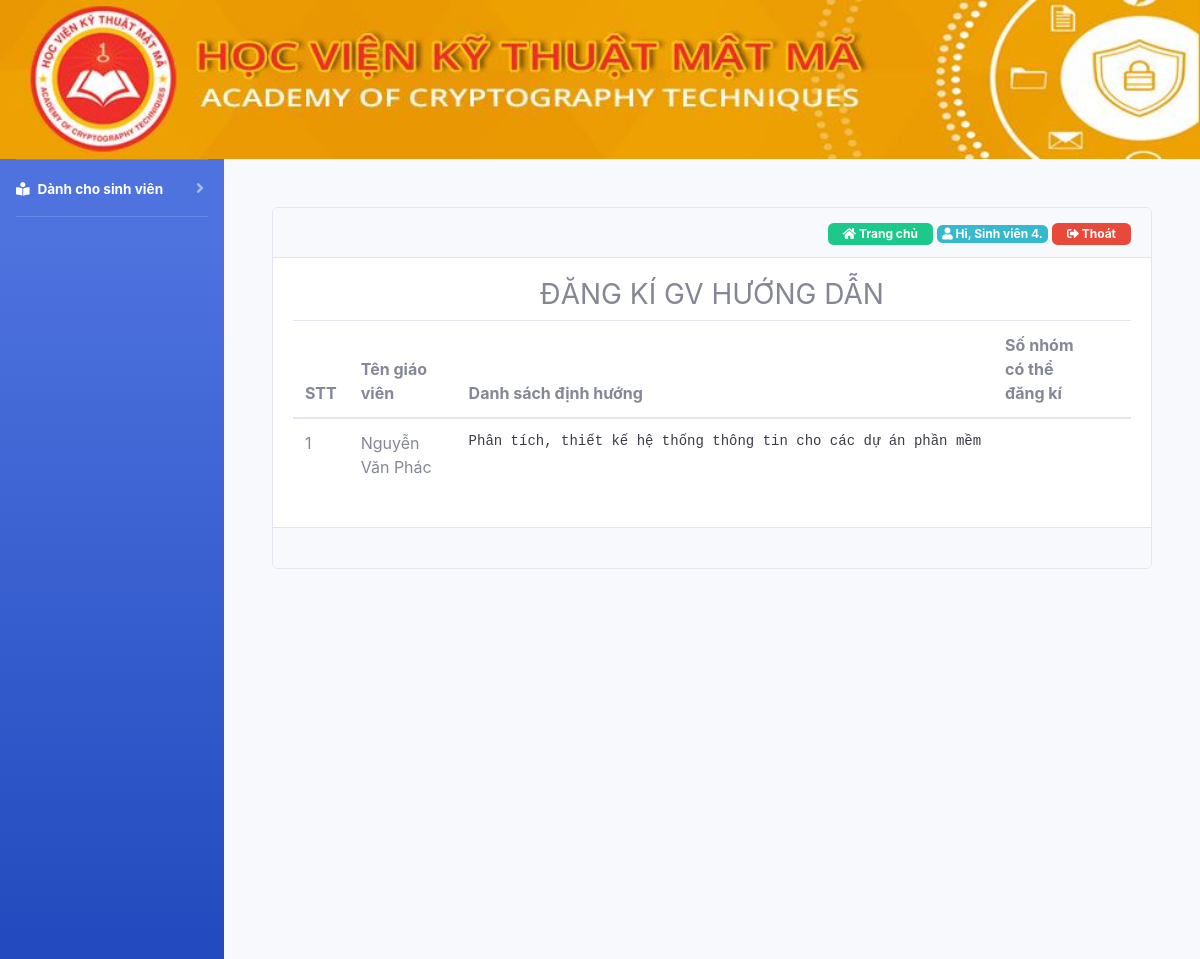
The app's page /dk-gvhuongdan.php (signed in), older data.
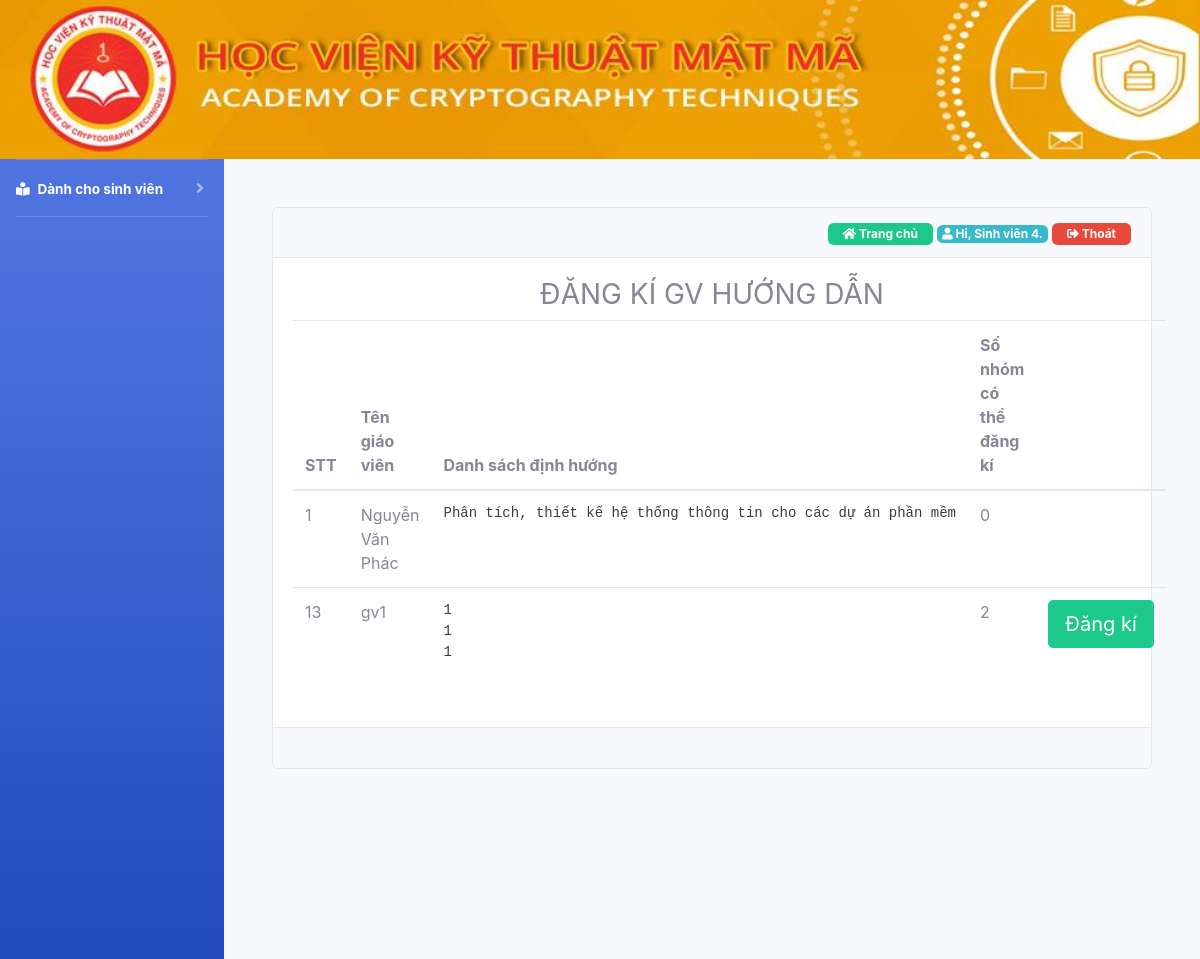
The same page, newer data.
### tables this page shows
CREATE TABLE `user` (
  `id` int(11) NOT NULL,
  `username` text NOT NULL,
  `password` text NOT NULL,
  `fullname` text NOT NULL,
  `phone` int(11) NOT NULL,
  `email` text NOT NULL,
  `permission` text NOT NULL
);

CREATE TABLE `dinhhuong` (
  `id` int(11) NOT NULL,
  `tengv` text NOT NULL,
  `dinhhuong1` text NOT NULL
);

CREATE TABLE `dkgiaovien` (
  `id` int(11) NOT NULL,
  `teacher` text NOT NULL,
  `slot` int(10) NOT NULL,
  `groupsv` text NOT NULL
);

### dk-gvhuongdan.php (the view, shortened to what this page needs)
<!DOCTYPE html>
<html>
<head>
    <?php require_once('filecss.php') ?>
</head>
<body>
    <div class="container-fluid">
        <?php require_once('logo.php'); ?>
        <div class="main" >
            <div id="wrapper">
                <div id="sidebar">
                    <?php require_once('menu_left.php'); ?>
                </div>
                <div id="content-wrapper" class="d-flex flex-column p-5">
                    <div class="status">
                        <div class="card">
                            <div class="card-header text-right">
                                <?php require_once('home_page.php') ?>
                            </div>
                            <div class="card-body">
                                <h3 class="text-center text-uppercase">
                                    Đăng kí GV hướng dẫn
                                </h3>
                                <form action="" method="post">
                                    <table class="colspan table table-hover table-inverse">
                                        <thead>
                                            <tr>
                                                <th >STT</th>
                                                <th >Tên giáo viên</th>
                                                <th >Danh sách định hướng</th>
                                                <th >Số nhóm có thể đăng kí</th>
                                                <th ></th>
                                            </tr>
                                        </thead>
                                        <tbody>
                                            <?php
                                            include 'lib/connect.php';
                                            if (isset($_POST['search'])) {
                                                $name = $searchname;
                                                $sql1 = "select * from dinhhuong ";
                                            } else {
                                                if ($permission == 'teacher') {
                                                    $sql1 = "select * from dinhhuong where tengv ='$fullname'";
                                                } else
                                                $sql1 = "select * from dinhhuong ";
                                            }
                                            $check = mysqli_query($con, $sql1);
                                            while ($row1 = mysqli_fetch_row($check)) {
                                                $teacher = $row1['1'];
                                                $row2 = mysqli_fetch_array(mysqli_query($con, "SELECT * from dkgiaovien where teacher='$teacher'"));
                                                ?>
                                                <tr>
                                                    <td><?php echo $row1['0']; ?></td>
                                                    <td><?php echo $row1['1']; ?></td>
                                                    <td><pre><?php echo $row1['2']; ?></pre></td>
                                                    <td><?php echo $row2['slot']; ?></td>
                                                    <?php
                                                    if ($row2['slot'] > 0) {
                                                        ?><td>
                                                            <?php
                                                            require_once('dk.php')
                                                            ?>
                                                        </td><?php
                                                    } else {
                                                        ?><td></td><?php
                                                    }
                                                    ?>
                                                </tr>
                                                <?php
                                            }
                                            ?>
                                        </tbody>
                                    </table>
                                </form>
                            </div>
                            <div class="card-footer">
                            </div>
                        </div>
                    </div>
                </div>
            </div>
        </div>
    </div>
</body>
</html>

### filecss.php (shortened to what this page needs)
<link rel="stylesheet" href="https://use.fontawesome.com/releases/v5.4.1/css/all.css">
<link href="static/plugin/font-awesome/css/fontawesome-all.min.css" rel="stylesheet" />
<link href="static/plugin/et-line/style.css" rel="stylesheet" />
<link href="static/plugin/themify-icons/themify-icons.css" rel="stylesheet" />
<link rel="stylesheet" href="https://use.fontawesome.com/releases/v5.4.1/css/all.css">
<link href="static/plugin/bootstrap/css/bootstrap.min.css" rel="stylesheet" />
<link href="static/plugin/owl-carousel/css/owl.carousel.min.css" rel="stylesheet" />
<link href="static/css/style.css" rel="stylesheet" />

### logo.php
<div class="top" ">
	<a href="index.php"><img src="static/img/banner.jpg"  style='height: 100%; width: 100%; object-fit: contain' alt="Học viện Kỹ thuật Mật mã"></a>
</div>

### menu_left.php (shortened to what this page needs)
<?php
if (isset($_SESSION['username'])) {
    include 'lib/connect.php';
    $username = $_SESSION['username'];
    $sqlp     = "select * from user where username='$username'";
    $rowp = mysqli_fetch_row(mysqli_query($con, $sqlp));
    $permission = $rowp['6'];
    ?>
<ul class="navbar-nav bg-gradient-primary sidebar sidebar-dark accordion" id="accordionSidebar">
      <hr class="sidebar-divider my-0">
    <?php
    if ($permission == 'student') {
        $idsv           = $_SESSION['username'];
        $is_leader_sqli = mysqli_num_rows(mysqli_query($con, "SELECT * from groupsv where leader ='$idsv'"));
        if ($is_leader_sqli > 0) {
            ?>
    <li class="nav-item active">
        <a  class="nav-link collapsed " href="#" data-toggle="collapse" data-target="#collapseStudent" aria-expanded="true" aria-controls="collapseStudent">
            <i class="fas fa-book-reader"></i>
            <span>
                Dành cho sinh viên
            </span>
        </a>
    </li>
    <hr class="sidebar-divider d-none d-md-block">
<?php
}
    }
}
?>

### home_page.php (shortened to what this page needs)
<a href="index.php" style="text-decoration: none;"><span class="badge badge-success" style="padding: 5px 15px; "><i class="fas fa-home"></i> Trang chủ</span></a>
<?php
if (empty($_SESSION['username'])) {
    header("Location: /TTCS/login.php");
} else {
     include 'lib/connect.php';
    $username = $_SESSION['username'];
    $sql = "select * from user where username='$username'";
    $query = mysqli_query($con, $sql);
    if ($query) {
        $row = mysqli_fetch_row($query);
        ?>
        <span class="badge badge-info"><i class="fas fa-user"></i><?php echo " Hi, " . $row[3] . "."; ?></span>
        <a href="logout.php" ><span class="badge badge-danger" style="padding: 5px 15px;"><i class="fas fa-sign-out-alt"></i> Thoát</span></a>
    <?php
}
}
?>

### dk.php (shortened to what this page needs)
<form method="post" action="">
    <div>
        <button class="btn btn-success btn-lg" name="dangky"> Đăng kí</button>
    </div>
</form>

Row changes from the older to the newer data that the page shows:
shown differently, row unchanged: dinhhuong "Nguyễn Văn Phác": dkgiaovien.slot (not shown) → "0"
added dinhhuong: id "13", tengv "gv1", dinhhuong1 "1 1 1", dkgiaovien.slot "2", shows "Đăng kí"
